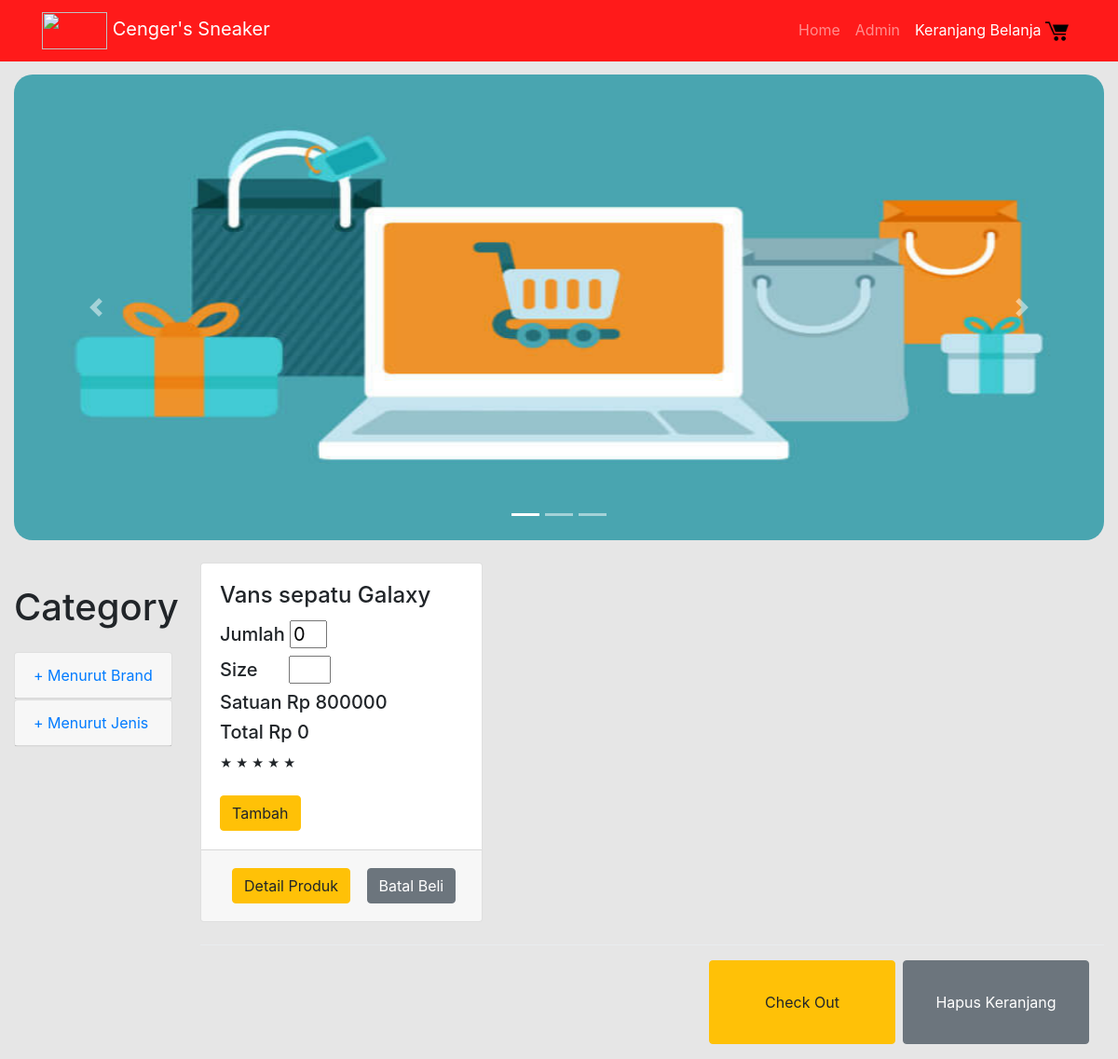
The app's page /cart.php with its own data.
### tables this page shows
CREATE TABLE `cart` (
  `nama_sepatu` varchar(30) NOT NULL,
  `brand` varchar(30) NOT NULL,
  `harga` int(11) NOT NULL,
  `deskripsi` varchar(100) NOT NULL,
  `size_cart` varchar(30) NOT NULL,
  `jumlah_cart` int(11) NOT NULL,
  `total` int(11) NOT NULL,
  `id_cart` int(11) NOT NULL
);

### cart.php (the view, shortened to what this page needs)
<?php
include "admin/connection.php"
?>
<!DOCTYPE html>
<html>
<head>
	<link href="bootstrap.min.css" rel="stylesheet">
	<link href="tokoOnline.css" rel="stylesheet">
	<link rel="stylesheet" type="text/css" href="css/gaya.css">
	<link href="css/style.css" rel="stylesheet">
</head>
<body>
	<nav class="navbar navbar-expand-lg navbar-dark fixed-top" style="background-color: rgb(255, 26, 26)">
		<div class="container">
			<a class="navbar-brand" href="index.php"><img src="css/background/logo.png" style="width: 70px; height: 40px"> Cenger's Sneaker</a>
			<div class="collapse navbar-collapse" id="navbarResponsive">
				<ul class="navbar-nav ml-auto">
					<li class="nav-item">
						<a class="nav-link" href="index.php">Home
						</a>
					</li>
					<li class="nav-item">
						<a class="nav-link" href="admin/index.php">Admin</a>
					</li>
					<li class="nav-item active">
						<a class="nav-link" href="">Keranjang Belanja <img src="cart.png" style="width: 25px"></a>
					</li>
				</ul>
			</div>
		</div>
	</nav>
	<div class="container-fluid">
		<div id="carouselExampleIndicators" class="carousel slide my-4" data-ride="carousel">
			<ol class="carousel-indicators">
				<li data-target="#carouselExampleIndicators" data-slide-to="0" class="active"></li>
				<li data-target="#carouselExampleIndicators" data-slide-to="1"></li>
				<li data-target="#carouselExampleIndicators" data-slide-to="2"></li>
			</ol>
			<div class="carousel-inner" role="listbox" style="border-radius: 20px">
				<div class="carousel-item active">
					<img class="d-block img-fluid" src="gambar/1.jpg" alt="First slide" style="width: 100%">
				</div>
			</div>
			<a class="carousel-control-prev" href="#carouselExampleIndicators" role="button" data-slide="prev">
				<span class="carousel-control-prev-icon" aria-hidden="true"></span>
			</a>
			<a class="carousel-control-next" href="#carouselExampleIndicators" role="button" data-slide="next">
				<span class="carousel-control-next-icon" aria-hidden="true"></span>
			</a>
		</div>
		<div class="row">
			<div class="col-lg-2">
				<h1 class="my-4">Category</h1>
				<div class="list-group">
					<div id="card-183811">
						<div class="card">
							<div class="card-header">
								<a class="card-link collapsed" data-toggle="collapse" data-parent="#card-183811" href="#card-element-743534">+ Menurut Brand</a>
							</div>
						</div>
						<div class="card">
							<div class="card-header">
								<a class="card-link collapsed" data-toggle="collapse" data-parent="#card-183811" href="#card-element-916312">+ Menurut Jenis</a>
							</div>
						</div>
					</div>
				</div>
			</div>
			<div class="col-lg-10">
				<div class="row">
					<?php
					$data = mysqli_query($mysqli,"SELECT * FROM cart");
					while ($show = mysqli_fetch_array($data)) {
						?>
						<div class="col-lg-4 col-md-6 mb-4">
							<div class="card h-100">
								<div class="card-body">
									<form action="updatebarang.php" method="POST">
										<h4 class="card-title">
											<td><?php echo $show['nama_sepatu'];?></td>
										</h4>
										<h5>Jumlah <input style="width: 40px" type="number" min="1" value="<?php echo $show['jumlah_cart'];?>" name="jumlah_cart">
										</h5>
										<h5>Size <input style="margin-left: 28px;width: 45px" type="text" name="size_cart" value="<?php echo $show['size_cart'];?>" required></h5>
										<h5>Satuan Rp <td><?php echo $show['harga'];?></td></h5>
										<?php $total = $show['harga']*$show['jumlah_cart'];  ?>
										<h5>Total Rp <td><?php echo $total;?></td></h5>
										<small>&#9733; &#9733; &#9733; &#9733; &#9733;</small><br><br>
										<input  type="submit" class="btn btn-warning" value="Tambah" name="checkout">
									</form>
								</div>
								<div class="card-footer">
									<a id="modal-25348" href="#modal-container-25348" role="button" class="btn" data-toggle="modal">
										<button class="btn btn-warning" >
											Detail Produk
										</button>
									</a>
									<a href="deletepart.php?id_cart=<?php echo $show['id_cart'];?>">
										<button type="button" class="btn btn-secondary" data-dismiss="modal">
											Batal Beli
										</button>
									</a>
							</div>
						</div>
					</div>
					<?php 	} ?>
				</div>
				<div class="modal-footer">
					<a href="formulir.php" >
						<button class="btn btn-warning" style="height: 90px;width: 200px">
							Check Out
						</button>
					</a>
					<a href="deletecart.php">
						<button style="height: 90px;width: 200px" type="button" class="btn btn-secondary" data-dismiss="modal">
							Hapus Keranjang
						</button>
					</a>
				</div>
			</div>
		</div>
	</div>
</body>
</html>

### tokoOnline.css (style rules this page uses)
body { padding-top: 54px; }
.carousel-inner img { width: 900px; height: 500px; }
@media (min-width: 992px) { body { padding-top: 56px; } }

### css/gaya.css (style rules this page uses)
body { background-color: rgb(230, 230, 230); }

### records on screen
cart: nama_sepatu "Vans sepatu Galaxy", jumlah_cart "0", harga "800000"
